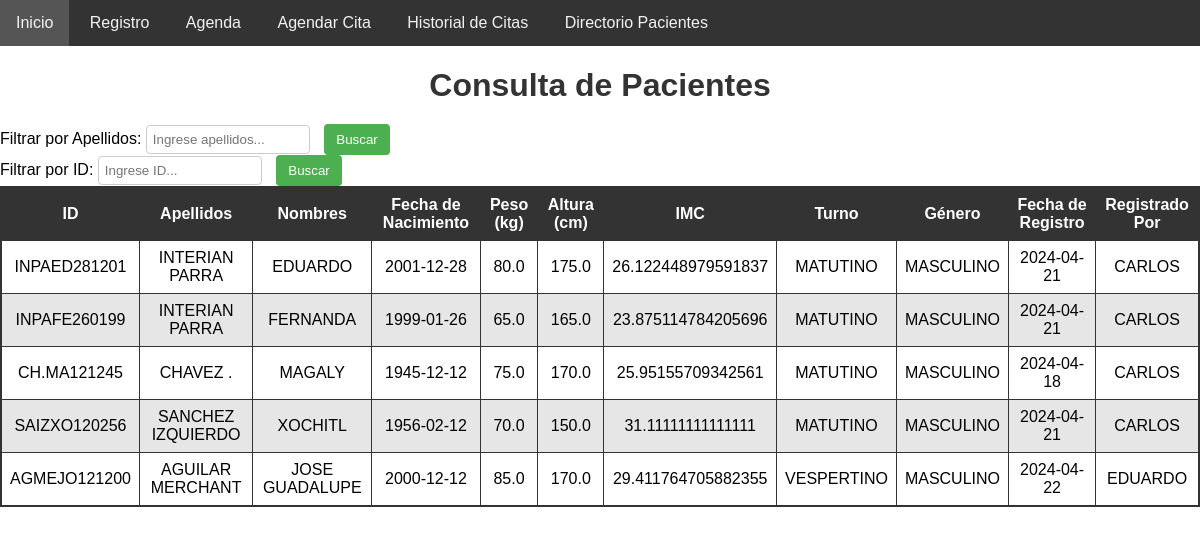
Before: /consultar (signed in) with the older database file.
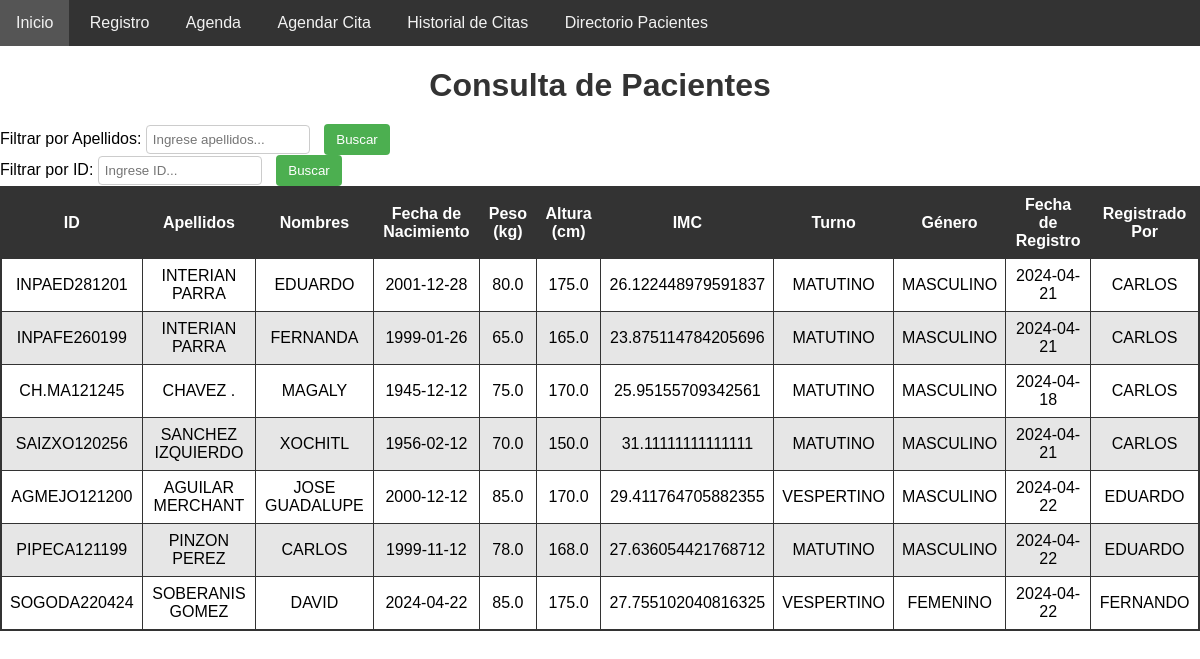
After: the same page with the newer database file.
### tables this page shows
CREATE TABLE pacientes (
                    id TEXT PRIMARY KEY,
                    primer_apellido TEXT NOT NULL,
                    segundo_apellido TEXT NOT NULL,
                    nombres TEXT NOT NULL,
                    fecha_nacimiento TEXT NOT NULL,
                    celular TEXT NOT NULL,
                    turno TEXT NOT NULL,
                    genero TEXT NOT NULL,
                    peso REAL NOT NULL,
                    altura REAL NOT NULL,
                    imc REAL NOT NULL,
                    fecha_registro TEXT NOT NULL,
                    registrado_por TEXT NOT NULL);

### app.py (the view, shortened to what this page needs)
@app.route('/consultar', methods=['GET', 'POST'])
@login_required
def consulta_paciente():
    conexion_consulta = sqlite3.connect('nutricion_consulta.db')
    cursor_consulta = conexion_consulta.cursor()
    cursor_consulta.execute("SELECT * FROM pacientes")
    pacientes = cursor_consulta.fetchall()
    cursor_consulta.close()
    conexion_consulta.close()
    return render_template('consultar.html', pacientes=pacientes)

### app.py (called while the page is built)
def login_required(f):
    @wraps(f)
    def decorated_function(*args, **kwargs):
        if 'username' not in session:
            return redirect(url_for('login'))
        return f(*args, **kwargs)
    return decorated_function

### templates/consultar.html (shortened to what this page needs)
<!DOCTYPE html>
<html lang="en">
<head>
</head>
<body>
<div class="navbar">
    <a href="/">Inicio</a>
    <a href="/registro">Registro</a>
    <a href="/options">Agenda</a>
    <a href="/agendar_cita">Agendar Cita</a>
    <a href="/historial_citas">Historial de Citas</a>
    <a href="/directorio_pacientes">Directorio Pacientes</a>
</div>
<h1>Consulta de Pacientes</h1>
<form action="{{ url_for('consulta_paciente') }}" method="post">
    <label for="filtro_apellidos">Filtrar por Apellidos:</label>
    <input type="text" id="filtro_apellidos" name="filter_text" placeholder="Ingrese apellidos...">
    <input type="submit" value="Buscar">
</form>
<form action="{{ url_for('consulta_paciente') }}" method="post">
    <label for="filtro_id">Filtrar por ID:</label>
    <input type="text" id="filtro_id" name="filter_text" placeholder="Ingrese ID...">
    <input type="submit" value="Buscar">
</form>
<table border="1">
    <tr>
        <th>ID</th>
        <th>Apellidos</th>
        <th>Nombres</th>
        <th>Fecha de Nacimiento</th>
        <th>Peso (kg)</th>
        <th>Altura (cm)</th>
        <th>IMC</th>
        <th>Turno</th>
        <th>Género</th>
        <th>Fecha de Registro</th>
        <th>Registrado Por</th>
    </tr>
    {% for paciente in pacientes %}
    <tr>
        <td>{{ paciente[0] }}</td>
        <td>{{ paciente[1] }} {{ paciente[2] }}</td>
        <td>{{ paciente[3] }}</td>
        <td>{{ paciente[4] }}</td>
        <td>{{ paciente[8] }}</td>
        <td>{{ paciente[9] }}</td>
        <td>{{ paciente[10] }}</td>
        <td>{{ paciente[6] }}</td>
        <td>{{ paciente[7] }}</td>
        <td>{{ paciente[11] }}</td>
        <td>{{ paciente[12] }}</td>
    </tr>
    {% endfor %}
</table>
</body>
</html>

Changed rows visible on the page:
added pacientes: id "PIPECA121199", primer_apellido "PINZON", segundo_apellido "PEREZ", nombres "CARLOS", fecha_nacimiento "1999-11-12", peso "78.0", altura "168.0", imc "27.636054421768712", turno "MATUTINO", genero "MASCULINO", fecha_registro "2024-04-22", registrado_por "EDUARDO"
added pacientes: id "SOGODA220424", primer_apellido "SOBERANIS", segundo_apellido "GOMEZ", nombres "DAVID", fecha_nacimiento "2024-04-22", peso "85.0", altura "175.0", imc "27.755102040816325", turno "VESPERTINO", genero "FEMENINO", fecha_registro "2024-04-22", registrado_por "FERNANDO"
